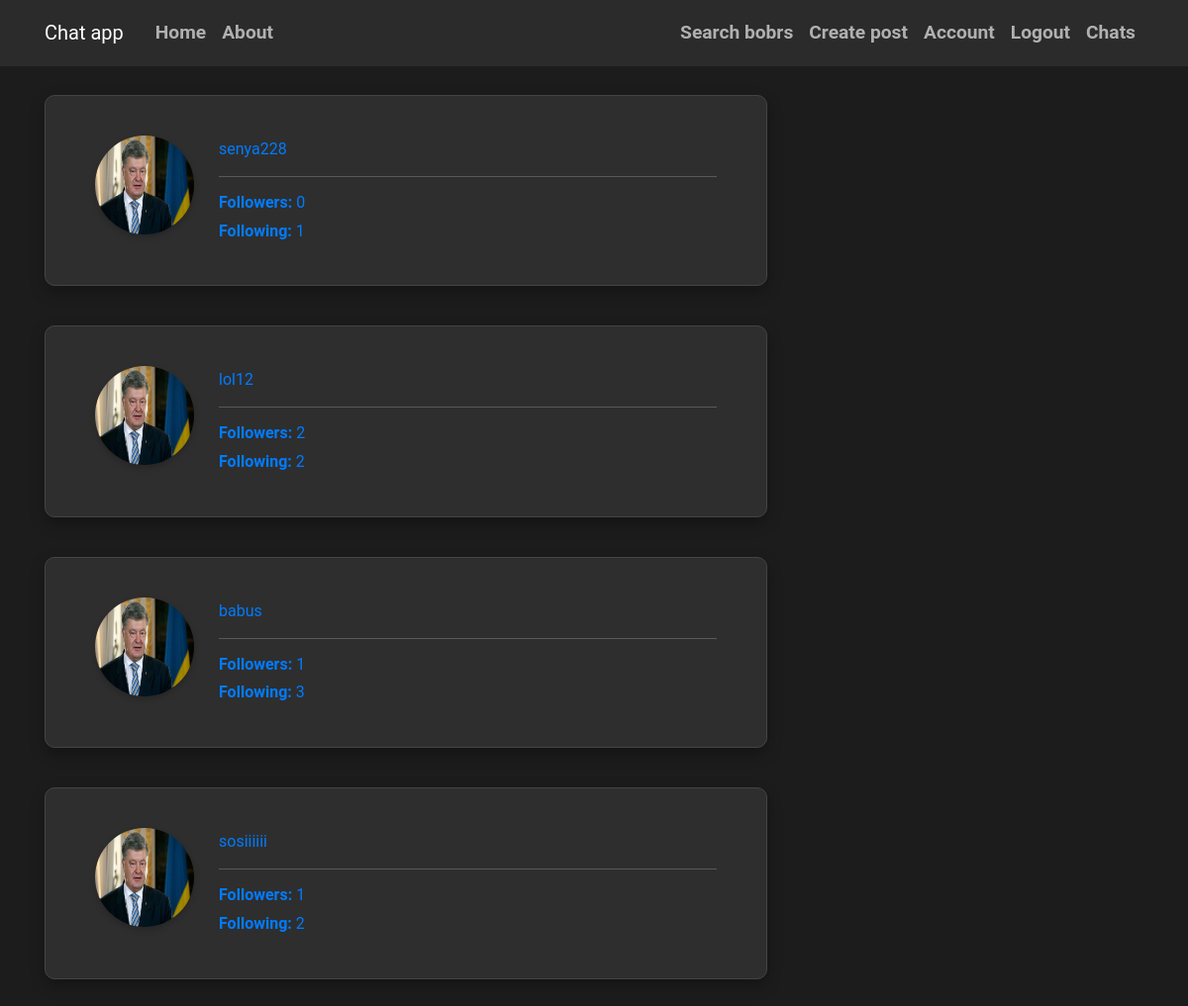
The page /followers/gogl2 (signed in) on the database as committed earlier.
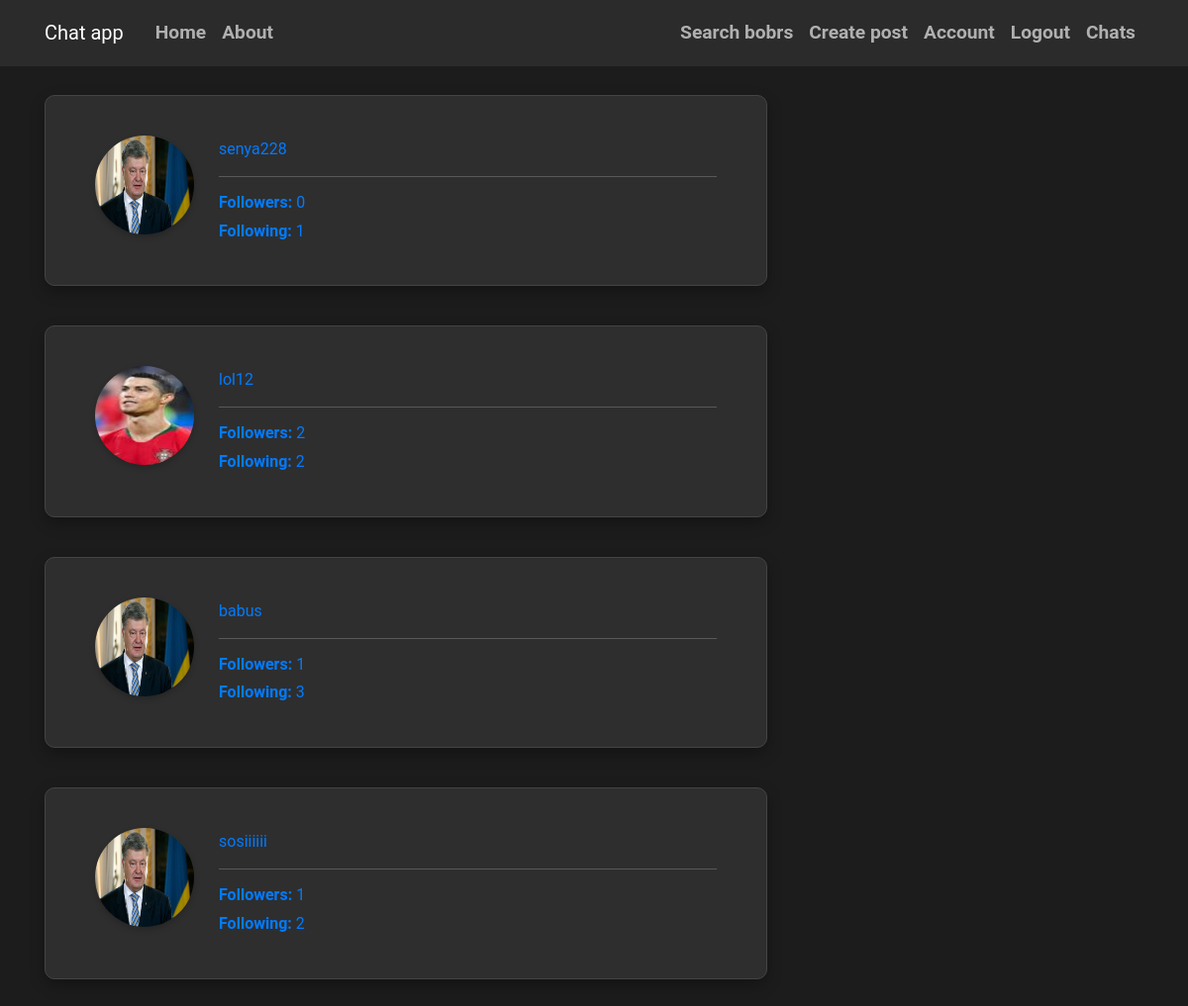
The same page on the database as committed later.
### flaskblog/models.py (models this page shows, shortened)
class User(db.Model, UserMixin):
    id = db.Column(db.Integer, primary_key=True)
    username = db.Column(db.String(20), unique=True, nullable=False)
    email = db.Column(db.String(120), unique=True, nullable=False)
    image_file = db.Column(db.String(20), nullable=False, default='default.jpg')
    password = db.Column(db.String(60), nullable=False)
    posts = db.relationship('Post', backref='author', lazy=True)
    followed = db.relationship('Follow', foreign_keys='Follow.follower_id',
                               back_populates='follower', lazy='dynamic',
                               cascade='all, delete-orphan')
    followers = db.relationship('Follow', foreign_keys='Follow.followed_id',
                                back_populates='followed', lazy='dynamic',
                                cascade='all, delete-orphan')
    sent_messages = db.relationship('Message', foreign_keys='Message.sender_id',
                                    back_populates='sender', lazy=True)
    received_messages = db.relationship('Message', foreign_keys='Message.recipient_id',
                                        back_populates='recipient', lazy=True)

### flaskblog/routes.py (the view)
@app.route("/followers/<username>")
@login_required
def followers(username):
    user = User.query.filter_by(username=username).first_or_404()
    users = [f.follower for f in user.followers.all()]
    return render_template('user_list.html', users=users, user=user)

### flaskblog/models.py (called while the page is built)
@login_manager.user_loader
def load_user(user_id):
    return User.query.get(int(user_id))

### flaskblog/templates/user_list.html
{% extends "base.html" %}
{% block content %}
{% for user in users %}
    <article class="media content-section">
        <img class="rounded-circle article-img" src="{{ url_for('static', filename='pictures/' + user.image_file) }}" alt="">
        <div class="media-body">
            <div class="article-metadata">
                <a class="mr-2" href="{{ url_for('user_info', username=user.username) }}">{{ user.username }}</a>
            </div>
            <a href="{{ url_for('followers',username=user.username) }}"><strong>Followers:</strong> {{ user.followers.count() }}</a><br>
                <a href="{{ url_for('followed',username=user.username) }}"><strong>Following:</strong> {{ user.followed.count() }}</a>
        </div>
    </article>
{% endfor %}
{% endblock %}

Rows that differ between the two databases and show on the page:
changed User "lol12": image_file: picture added in place of a placeholder
